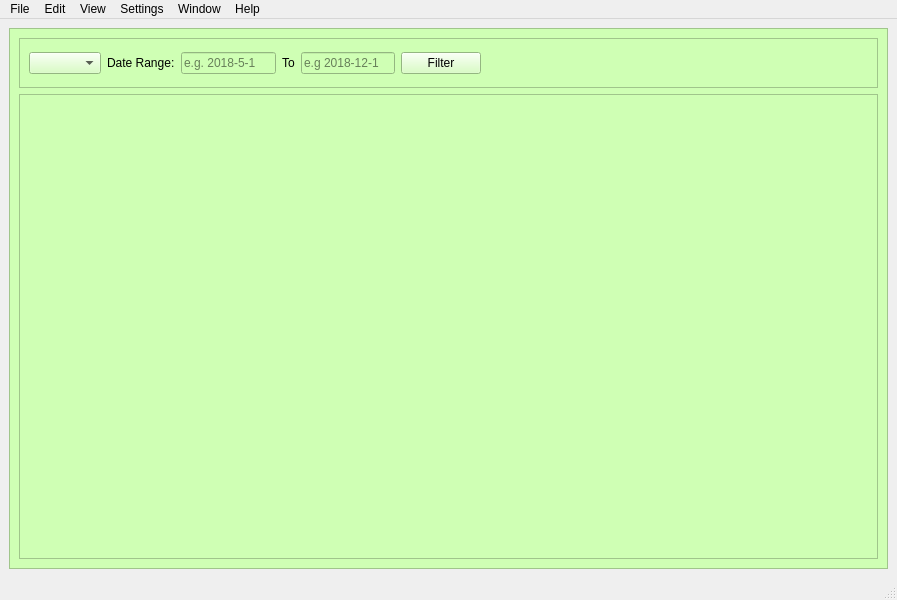
<?xml version="1.0" encoding="UTF-8"?>
<ui version="4.0">
 <class>MainWindow</class>
 <widget class="QMainWindow" name="MainWindow">
  <property name="geometry">
   <rect>
    <x>0</x>
    <y>0</y>
    <width>897</width>
    <height>600</height>
   </rect>
  </property>
  <property name="windowTitle">
   <string>MainWindow</string>
  </property>
  <widget class="QWidget" name="centralwidget">
   <property name="styleSheet">
    <string notr="true">QFrame.SidebarFrame {
border-top-left-radius: 10px;
border-top-right-radius: 10px;
border: 1px solid black;
background: qlineargradient(x1: 0, y1: 0, x2: 0, y2: 1,
stop: 0 #56a, stop: 0.1 #016);
}</string>
   </property>
   <layout class="QHBoxLayout" name="horizontalLayout">
    <item>
     <widget class="QFrame" name="frame_2">
      <property name="styleSheet">
       <string notr="true">background-color:rgb(207, 255, 180)</string>
      </property>
      <property name="frameShape">
       <enum>QFrame::StyledPanel</enum>
      </property>
      <property name="frameShadow">
       <enum>QFrame::Raised</enum>
      </property>
      <layout class="QVBoxLayout" name="verticalLayout_3">
       <item>
        <widget class="QFrame" name="frame_6">
         <property name="maximumSize">
          <size>
           <width>16777215</width>
           <height>50</height>
          </size>
         </property>
         <property name="frameShape">
          <enum>QFrame::StyledPanel</enum>
         </property>
         <property name="frameShadow">
          <enum>QFrame::Raised</enum>
         </property>
         <layout class="QHBoxLayout" name="horizontalLayout_2">
          <item>
           <widget class="QComboBox" name="comboBox"/>
          </item>
          <item>
           <widget class="QLabel" name="dateRange">
            <property name="text">
             <string>Date Range:</string>
            </property>
           </widget>
          </item>
          <item>
           <widget class="QLineEdit" name="dateFrom">
            <property name="placeholderText">
             <string>e.g. 2018-5-1</string>
            </property>
           </widget>
          </item>
          <item>
           <widget class="QLabel" name="label_3">
            <property name="text">
             <string>To</string>
            </property>
           </widget>
          </item>
          <item>
           <widget class="QLineEdit" name="dateTo">
            <property name="placeholderText">
             <string>e.g 2018-12-1</string>
            </property>
           </widget>
          </item>
          <item>
           <widget class="QPushButton" name="runFilter">
            <property name="text">
             <string>Filter</string>
            </property>
           </widget>
          </item>
          <item>
           <spacer name="horizontalSpacer">
            <property name="orientation">
             <enum>Qt::Horizontal</enum>
            </property>
            <property name="sizeHint" stdset="0">
             <size>
              <width>400</width>
              <height>20</height>
             </size>
            </property>
           </spacer>
          </item>
         </layout>
        </widget>
       </item>
       <item>
        <widget class="QFrame" name="frame_7">
         <property name="frameShape">
          <enum>QFrame::StyledPanel</enum>
         </property>
         <property name="frameShadow">
          <enum>QFrame::Raised</enum>
         </property>
         <layout class="QVBoxLayout" name="verticalLayout_2">
          <item>
           <layout class="QVBoxLayout" name="verticalLayout"/>
          </item>
         </layout>
        </widget>
       </item>
      </layout>
     </widget>
    </item>
   </layout>
  </widget>
  <widget class="QMenuBar" name="menubar">
   <property name="geometry">
    <rect>
     <x>0</x>
     <y>0</y>
     <width>897</width>
     <height>20</height>
    </rect>
   </property>
   <widget class="QMenu" name="menuFile">
    <property name="title">
     <string>File</string>
    </property>
   </widget>
   <widget class="QMenu" name="menuEdit">
    <property name="title">
     <string>Edit</string>
    </property>
   </widget>
   <widget class="QMenu" name="menuView">
    <property name="title">
     <string>View</string>
    </property>
   </widget>
   <widget class="QMenu" name="menuSettings">
    <property name="title">
     <string>Settings</string>
    </property>
   </widget>
   <widget class="QMenu" name="menuWindow">
    <property name="title">
     <string>Window</string>
    </property>
   </widget>
   <widget class="QMenu" name="menuHelp">
    <property name="title">
     <string>Help</string>
    </property>
   </widget>
   <addaction name="menuFile"/>
   <addaction name="menuEdit"/>
   <addaction name="menuView"/>
   <addaction name="menuSettings"/>
   <addaction name="menuWindow"/>
   <addaction name="menuHelp"/>
  </widget>
  <widget class="QStatusBar" name="statusbar"/>
 </widget>
 <resources/>
 <connections/>
</ui>
